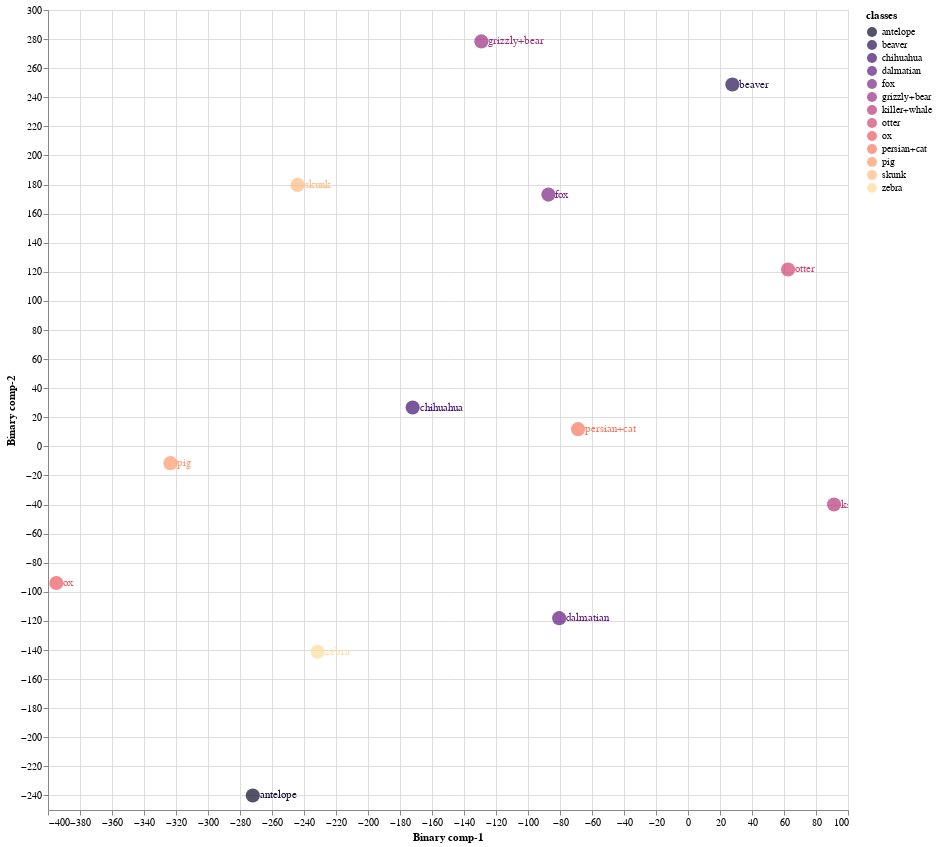
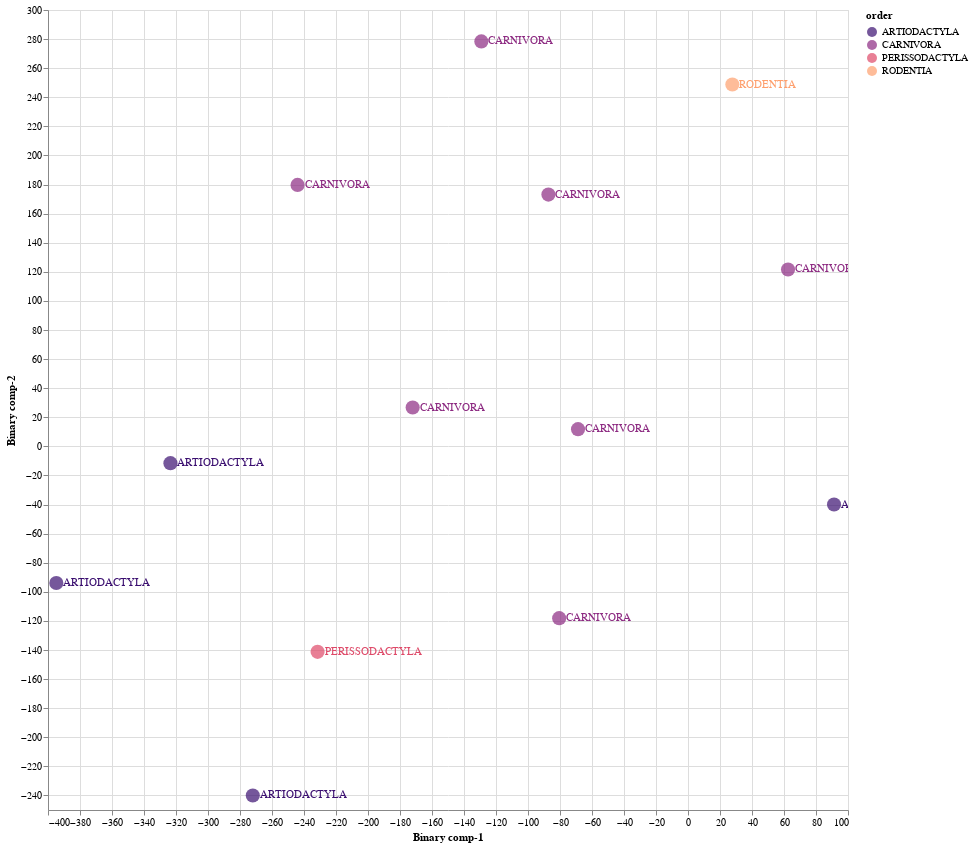

Here is the notebook cell these charts were saved with, in order:
### Markdown cell above
### 8.2 Train Validation Split 02

### Code cell
Train02 = CZSL(mode = "Train", 
               split = 2, 
               DNN = ProjectionNetwork1, 
               epochs = 40, 
               bs = 8,  
               numunits = 1024, 
               lr = 0.1, 
               optimiser = nn.Sigmoid(), 
               dropout = 0.2, 
               mom = 0, 
               wd = 0,  
               device = 'cuda', 
               checkpoint = CP2, 
               pred_type = 'Probabilistic', 
               dist_type = 'cosine')

#mode
#1. "Train" - Use Train Val split
#2. "Test" - For Unseen Test Data

#split
# 1 -Train/Val Split 1
# 2 -Train/Val Split 2
# 3 -Train/Val Split 2

#pred_type
#1. "Probabilistic" - continous real numbers giving probability for prdiction to be 1
#2. "Deterministic" - 1 or 0 prediction values

#dist_type
#1. euclidean
#2. cosine
#3. hamming
#4. jaccard

### Figure 1 — Vega-Lite specification as saved in the notebook (floating-point values rounded to 4 significant figures)
{"config": {"view": {"continuousWidth": 400, "continuousHeight": 300}}, "layer": [{"mark": {"type": "circle", "size": 200}, "encoding": {"color": {"field": "classes", "scale": {"scheme": "Magma"}, "type": "nominal"}, "x": {"field": "Binary comp-1", "type": "quantitative"}, "y": {"field": "Binary comp-2", "type": "quantitative"}}, "height": 800, "selection": {"selector003": {"type": "interval", "bind": "scales", "encodings": ["x", "y"]}}, "width": 800}, {"mark": {"type": "text", "align": "left", "baseline": "middle", "dx": 7}, "encoding": {"color": {"field": "classes", "scale": {"scheme": "Magma"}, "type": "nominal"}, "text": {"field": "classes", "type": "nominal"}, "x": {"field": "Binary comp-1", "type": "quantitative"}, "y": {"field": "Binary comp-2", "type": "quantitative"}}, "height": 800, "width": 800}], "data": {"name": "data-f1c17ba28609ff7f0cdd59cbdd2c9ce5"}, "$schema": "https://vega.github.io/schema/vega-lite/v4.17.0.json", "datasets": {"data-f1c17ba28609ff7f0cdd59cbdd2c9ce5": [{"Binary comp-1": -272.0, "Binary comp-2": -240.0, "classes": "antelope", "sciName": "Antilope_cervicapra", "animal_label": 1, "animal_class": "antelope", "mainCommonName": "Blackbuck", "otherCommonNames": "Indian Antelope", "class": "Mammalia", "infraclass": "Placentalia", "magnorder": "Boreoeutheria", "superorder": "Laurasiatheria", "order": "ARTIODACTYLA", "suborder": "RUMINANTIA", "infraorder": "PECORA", "parvorder": null, "superfamily": null, "family": "BOVIDAE", "subfamily": "ANTILOPINAE", "tribe": "ANTILOPINI", "genus": "Antilope"}, {"Binary comp-1": -129.1, "Binary comp-2": 278.4, "classes": "grizzly+bear", "sciName": "Ursus_arctos", "animal_label": 2, "animal_class": "grizzly+bear", "mainCommonName": "Brown Bear", "otherCommonNames": "Grizzly Bear|Kodiak Bear", "class": "Mammalia", "infraclass": "Placentalia", "magnorder": "Boreoeutheria", "superorder": "Laurasiatheria", "order": "CARNIVORA", "suborder": "CANIFORMIA", "infraorder": "ARCTOIDEA", "parvorder": null, "superfamily": "URSOIDEA", "family": "URSIDAE", "subfamily": "URSINAE", "tribe": null, "genus": "Ursus"}, {"Binary comp-1": 91.27, "Binary comp-2": -39.98, "classes": "killer+whale", "sciName": "Orcinus_orca", "animal_label": 3, "animal_class": "killer+whale", "mainCommonName": "Killer Whale", "otherCommonNames": "Orca", "class": "Mammalia", "infraclass": "Placentalia", "magnorder": "Boreoeutheria", "superorder": "Laurasiatheria", "order": "ARTIODACTYLA", "suborder": "WHIPPOMORPHA", "infraorder": "CETACEA", "parvorder": "ODONTOCETI", "superfamily": "DELPHINOIDEA", "family": "DELPHINIDAE", "subfamily": "INCERTAE SEDIS", "tribe": null, "genus": "Orcinus"}, {"Binary comp-1": 27.73, "Binary comp-2": 248.8, "classes": "beaver", "sciName": "Aplodontia_rufa", "animal_label": 4, "animal_class": "beaver", "mainCommonName": "Mountain Beaver", "otherCommonNames": "Boomer|Sewellel|Point Arena Mountain Beaver|Point Reyes Mountain Beaver", "class": "Mammalia", "infraclass": "Placentalia", "magnorder": "Boreoeutheria", "superorder": "Euarchontoglires", "order": "RODENTIA", "suborder": "SCIUROMORPHA", "infraorder": null, "parvorder": null, "superfamily": null, "family": "APLODONTIIDAE", "subfamily": null, "tribe": null, "genus": "Aplodontia"}, {"Binary comp-1": -80.51, "Binary comp-2": -118.1, "classes": "dalmatian", "sciName": "Canis_familiaris", "animal_label": 5, "animal_class": "dalmatian", "mainCommonName": "Domestic Dog", "otherCommonNames": "Dog|Dingo|Feral Dog|New Guinea Singing Dog|Village Dog", "class": "Mammalia", "infraclass": "Placentalia", "magnorder": "Boreoeutheria", "superorder": "Laurasiatheria", "order": "CARNIVORA", "suborder": "CANIFORMIA", "infraorder": "CANOIDEA", "parvorder": null, "superfamily": null, "family": "CANIDAE", "subfamily": null, "tribe": null, "genus": "Canis"}, {"Binary comp-1": -68.73, "Binary comp-2": 11.83, "classes": "persian+cat", "sciName": "Felis_catus", "animal_label": 6, "animal_class": "persian+cat", "mainCommonName": "Domestic Cat", "otherCommonNames": "Cat", "class": "Mammalia", "infraclass": "Placentalia", "magnorder": "Boreoeutheria", "superorder": "Laurasiatheria", "order": "CARNIVORA", "suborder": "FELIFORMIA", "infraorder": "FELOIDEA", "parvorder": null, "superfamily": null, "family": "FELIDAE", "subfamily": "FELINAE", "tribe": null, "genus": "Felis"}, {"Binary comp-1": -244.0, "Binary comp-2": 179.7, "classes": "skunk", "sciName": "Spilogale_putorius", "animal_label": 11, "animal_class": "skunk", "mainCommonName": "Alleghanian Spotted Skunk", "otherCommonNames": "Eastern Spotted Skunk", "class": "Mammalia", "infraclass": "Placentalia", "magnorder": "Boreoeutheria", "superorder": "Laurasiatheria", "order": "CARNIVORA", "suborder": "CANIFORMIA", "infraorder": "ARCTOIDEA", "parvorder": null, "superfamily": "MUSTELOIDEA", "family": "MEPHITIDAE", "subfamily": "MEPHITINAE", "tribe": null, "genus": "Spilogale"}, {"Binary comp-1": -394.8, "Binary comp-2": -93.91, "classes": "ox", "sciName": "Bos_sauveli", "animal_label": 21, "animal_class": "ox", "mainCommonName": "Kouprey", "otherCommonNames": "Gray Ox|Indochinese Forest Ox", "class": "Mammalia", "infraclass": "Placentalia", "magnorder": "Boreoeutheria", "superorder": "Laurasiatheria", "order": "ARTIODACTYLA", "suborder": "RUMINANTIA", "infraorder": "PECORA", "parvorder": null, "superfamily": null, "family": "BOVIDAE", "subfamily": "BOVINAE", "tribe": "BOVINI", "genus": "Bos"}, {"Binary comp-1": -87.24, "Binary comp-2": 173.1, "classes": "fox", "sciName": "Vulpes_lagopus", "animal_label": 22, "animal_class": "fox", "mainCommonName": "Arctic Fox", "otherCommonNames": "Polar Fox", "class": "Mammalia", "infraclass": "Placentalia", "magnorder": "Boreoeutheria", "superorder": "Laurasiatheria", "order": "CARNIVORA", "suborder": "CANIFORMIA", "infraorder": "CANOIDEA", "parvorder": null, "superfamily": null, "family": "CANIDAE", "subfamily": null, "tribe": null, "genus": "Vulpes"}, {"Binary comp-1": -172.1, "Binary comp-2": 26.71, "classes": "chihuahua", "sciName": "Canis_familiaris", "animal_label": 33, "animal_class": "chihuahua", "mainCommonName": "Domestic Dog", "otherCommonNames": "Dog|Dingo|Feral Dog|New Guinea Singing Dog|Village Dog", "class": "Mammalia", "infraclass": "Placentalia", "magnorder": "Boreoeutheria", "superorder": "Laurasiatheria", "order": "CARNIVORA", "suborder": "CANIFORMIA", "infraorder": "CANOIDEA", "parvorder": null, "superfamily": null, "family": "CANIDAE", "subfamily": null, "tribe": null, "genus": "Canis"}, {"Binary comp-1": 62.53, "Binary comp-2": 121.6, "classes": "otter", "sciName": "Aonyx_capensis", "animal_label": 36, "animal_class": "otter", "mainCommonName": "African Clawless Otter", "otherCommonNames": "Cape Clawless Otter", "class": "Mammalia", "infraclass": "Placentalia", "magnorder": "Boreoeutheria", "superorder": "Laurasiatheria", "order": "CARNIVORA", "suborder": "CANIFORMIA", "infraorder": "ARCTOIDEA", "parvorder": null, "superfamily": "MUSTELOIDEA", "family": "MUSTELIDAE", "subfamily": "LUTRINAE", "tribe": null, "genus": "Aonyx"}, {"Binary comp-1": -231.5, "Binary comp-2": -141.2, "classes": "zebra", "sciName": "Equus_grevyi", "animal_label": 38, "animal_class": "zebra", "mainCommonName": "Grevy's Zebra", "otherCommonNames": "Imperial Zebra", "class": "Mammalia", "infraclass": "Placentalia", "magnorder": "Boreoeutheria", "superorder": "Laurasiatheria", "order": "PERISSODACTYLA", "suborder": "HIPOMORPHA", "infraorder": null, "parvorder": null, "superfamily": null, "family": "EQUIDAE", "subfamily": null, "tribe": null, "genus": "Equus"}, {"Binary comp-1": -323.5, "Binary comp-2": -11.55, "classes": "pig", "sciName": "Sus_domesticus", "animal_label": 42, "animal_class": "pig", "mainCommonName": "Domestic Pig", "otherCommonNames": "Hog|Pig|Swine", "class": "Mammalia", "infraclass": "Placentalia", "magnorder": "Boreoeutheria", "superorder": "Laurasiatheria", "order": "ARTIODACTYLA", "suborder": "SUINA", "infraorder": null, "parvorder": null, "superfamily": null, "family": "SUIDAE", "subfamily": null, "tribe": null, "genus": "Sus"}]}}

### Figure 2 — Vega-Lite specification as saved in the notebook (floating-point values rounded to 4 significant figures)
{"config": {"view": {"continuousWidth": 400, "continuousHeight": 300}}, "layer": [{"mark": {"type": "circle", "size": 200}, "encoding": {"color": {"field": "order", "scale": {"scheme": "Magma"}, "type": "nominal"}, "x": {"field": "Binary comp-1", "type": "quantitative"}, "y": {"field": "Binary comp-2", "type": "quantitative"}}, "height": 800, "selection": {"selector004": {"type": "interval", "bind": "scales", "encodings": ["x", "y"]}}, "width": 800}, {"mark": {"type": "text", "align": "left", "baseline": "middle", "dx": 7}, "encoding": {"color": {"field": "order", "scale": {"scheme": "Magma"}, "type": "nominal"}, "text": {"field": "order", "type": "nominal"}, "x": {"field": "Binary comp-1", "type": "quantitative"}, "y": {"field": "Binary comp-2", "type": "quantitative"}}, "height": 800, "width": 800}], "data": {"name": "data-f1c17ba28609ff7f0cdd59cbdd2c9ce5"}, "$schema": "https://vega.github.io/schema/vega-lite/v4.17.0.json", "datasets": {"data-f1c17ba28609ff7f0cdd59cbdd2c9ce5": [{"Binary comp-1": -272.0, "Binary comp-2": -240.0, "classes": "antelope", "sciName": "Antilope_cervicapra", "animal_label": 1, "animal_class": "antelope", "mainCommonName": "Blackbuck", "otherCommonNames": "Indian Antelope", "class": "Mammalia", "infraclass": "Placentalia", "magnorder": "Boreoeutheria", "superorder": "Laurasiatheria", "order": "ARTIODACTYLA", "suborder": "RUMINANTIA", "infraorder": "PECORA", "parvorder": null, "superfamily": null, "family": "BOVIDAE", "subfamily": "ANTILOPINAE", "tribe": "ANTILOPINI", "genus": "Antilope"}, {"Binary comp-1": -129.1, "Binary comp-2": 278.4, "classes": "grizzly+bear", "sciName": "Ursus_arctos", "animal_label": 2, "animal_class": "grizzly+bear", "mainCommonName": "Brown Bear", "otherCommonNames": "Grizzly Bear|Kodiak Bear", "class": "Mammalia", "infraclass": "Placentalia", "magnorder": "Boreoeutheria", "superorder": "Laurasiatheria", "order": "CARNIVORA", "suborder": "CANIFORMIA", "infraorder": "ARCTOIDEA", "parvorder": null, "superfamily": "URSOIDEA", "family": "URSIDAE", "subfamily": "URSINAE", "tribe": null, "genus": "Ursus"}, {"Binary comp-1": 91.27, "Binary comp-2": -39.98, "classes": "killer+whale", "sciName": "Orcinus_orca", "animal_label": 3, "animal_class": "killer+whale", "mainCommonName": "Killer Whale", "otherCommonNames": "Orca", "class": "Mammalia", "infraclass": "Placentalia", "magnorder": "Boreoeutheria", "superorder": "Laurasiatheria", "order": "ARTIODACTYLA", "suborder": "WHIPPOMORPHA", "infraorder": "CETACEA", "parvorder": "ODONTOCETI", "superfamily": "DELPHINOIDEA", "family": "DELPHINIDAE", "subfamily": "INCERTAE SEDIS", "tribe": null, "genus": "Orcinus"}, {"Binary comp-1": 27.73, "Binary comp-2": 248.8, "classes": "beaver", "sciName": "Aplodontia_rufa", "animal_label": 4, "animal_class": "beaver", "mainCommonName": "Mountain Beaver", "otherCommonNames": "Boomer|Sewellel|Point Arena Mountain Beaver|Point Reyes Mountain Beaver", "class": "Mammalia", "infraclass": "Placentalia", "magnorder": "Boreoeutheria", "superorder": "Euarchontoglires", "order": "RODENTIA", "suborder": "SCIUROMORPHA", "infraorder": null, "parvorder": null, "superfamily": null, "family": "APLODONTIIDAE", "subfamily": null, "tribe": null, "genus": "Aplodontia"}, {"Binary comp-1": -80.51, "Binary comp-2": -118.1, "classes": "dalmatian", "sciName": "Canis_familiaris", "animal_label": 5, "animal_class": "dalmatian", "mainCommonName": "Domestic Dog", "otherCommonNames": "Dog|Dingo|Feral Dog|New Guinea Singing Dog|Village Dog", "class": "Mammalia", "infraclass": "Placentalia", "magnorder": "Boreoeutheria", "superorder": "Laurasiatheria", "order": "CARNIVORA", "suborder": "CANIFORMIA", "infraorder": "CANOIDEA", "parvorder": null, "superfamily": null, "family": "CANIDAE", "subfamily": null, "tribe": null, "genus": "Canis"}, {"Binary comp-1": -68.73, "Binary comp-2": 11.83, "classes": "persian+cat", "sciName": "Felis_catus", "animal_label": 6, "animal_class": "persian+cat", "mainCommonName": "Domestic Cat", "otherCommonNames": "Cat", "class": "Mammalia", "infraclass": "Placentalia", "magnorder": "Boreoeutheria", "superorder": "Laurasiatheria", "order": "CARNIVORA", "suborder": "FELIFORMIA", "infraorder": "FELOIDEA", "parvorder": null, "superfamily": null, "family": "FELIDAE", "subfamily": "FELINAE", "tribe": null, "genus": "Felis"}, {"Binary comp-1": -244.0, "Binary comp-2": 179.7, "classes": "skunk", "sciName": "Spilogale_putorius", "animal_label": 11, "animal_class": "skunk", "mainCommonName": "Alleghanian Spotted Skunk", "otherCommonNames": "Eastern Spotted Skunk", "class": "Mammalia", "infraclass": "Placentalia", "magnorder": "Boreoeutheria", "superorder": "Laurasiatheria", "order": "CARNIVORA", "suborder": "CANIFORMIA", "infraorder": "ARCTOIDEA", "parvorder": null, "superfamily": "MUSTELOIDEA", "family": "MEPHITIDAE", "subfamily": "MEPHITINAE", "tribe": null, "genus": "Spilogale"}, {"Binary comp-1": -394.8, "Binary comp-2": -93.91, "classes": "ox", "sciName": "Bos_sauveli", "animal_label": 21, "animal_class": "ox", "mainCommonName": "Kouprey", "otherCommonNames": "Gray Ox|Indochinese Forest Ox", "class": "Mammalia", "infraclass": "Placentalia", "magnorder": "Boreoeutheria", "superorder": "Laurasiatheria", "order": "ARTIODACTYLA", "suborder": "RUMINANTIA", "infraorder": "PECORA", "parvorder": null, "superfamily": null, "family": "BOVIDAE", "subfamily": "BOVINAE", "tribe": "BOVINI", "genus": "Bos"}, {"Binary comp-1": -87.24, "Binary comp-2": 173.1, "classes": "fox", "sciName": "Vulpes_lagopus", "animal_label": 22, "animal_class": "fox", "mainCommonName": "Arctic Fox", "otherCommonNames": "Polar Fox", "class": "Mammalia", "infraclass": "Placentalia", "magnorder": "Boreoeutheria", "superorder": "Laurasiatheria", "order": "CARNIVORA", "suborder": "CANIFORMIA", "infraorder": "CANOIDEA", "parvorder": null, "superfamily": null, "family": "CANIDAE", "subfamily": null, "tribe": null, "genus": "Vulpes"}, {"Binary comp-1": -172.1, "Binary comp-2": 26.71, "classes": "chihuahua", "sciName": "Canis_familiaris", "animal_label": 33, "animal_class": "chihuahua", "mainCommonName": "Domestic Dog", "otherCommonNames": "Dog|Dingo|Feral Dog|New Guinea Singing Dog|Village Dog", "class": "Mammalia", "infraclass": "Placentalia", "magnorder": "Boreoeutheria", "superorder": "Laurasiatheria", "order": "CARNIVORA", "suborder": "CANIFORMIA", "infraorder": "CANOIDEA", "parvorder": null, "superfamily": null, "family": "CANIDAE", "subfamily": null, "tribe": null, "genus": "Canis"}, {"Binary comp-1": 62.53, "Binary comp-2": 121.6, "classes": "otter", "sciName": "Aonyx_capensis", "animal_label": 36, "animal_class": "otter", "mainCommonName": "African Clawless Otter", "otherCommonNames": "Cape Clawless Otter", "class": "Mammalia", "infraclass": "Placentalia", "magnorder": "Boreoeutheria", "superorder": "Laurasiatheria", "order": "CARNIVORA", "suborder": "CANIFORMIA", "infraorder": "ARCTOIDEA", "parvorder": null, "superfamily": "MUSTELOIDEA", "family": "MUSTELIDAE", "subfamily": "LUTRINAE", "tribe": null, "genus": "Aonyx"}, {"Binary comp-1": -231.5, "Binary comp-2": -141.2, "classes": "zebra", "sciName": "Equus_grevyi", "animal_label": 38, "animal_class": "zebra", "mainCommonName": "Grevy's Zebra", "otherCommonNames": "Imperial Zebra", "class": "Mammalia", "infraclass": "Placentalia", "magnorder": "Boreoeutheria", "superorder": "Laurasiatheria", "order": "PERISSODACTYLA", "suborder": "HIPOMORPHA", "infraorder": null, "parvorder": null, "superfamily": null, "family": "EQUIDAE", "subfamily": null, "tribe": null, "genus": "Equus"}, {"Binary comp-1": -323.5, "Binary comp-2": -11.55, "classes": "pig", "sciName": "Sus_domesticus", "animal_label": 42, "animal_class": "pig", "mainCommonName": "Domestic Pig", "otherCommonNames": "Hog|Pig|Swine", "class": "Mammalia", "infraclass": "Placentalia", "magnorder": "Boreoeutheria", "superorder": "Laurasiatheria", "order": "ARTIODACTYLA", "suborder": "SUINA", "infraorder": null, "parvorder": null, "superfamily": null, "family": "SUIDAE", "subfamily": null, "tribe": null, "genus": "Sus"}]}}
